Frame 1 (no input): blank canvas, image omitted
Frame 60 (no input): blank canvas, image omitted
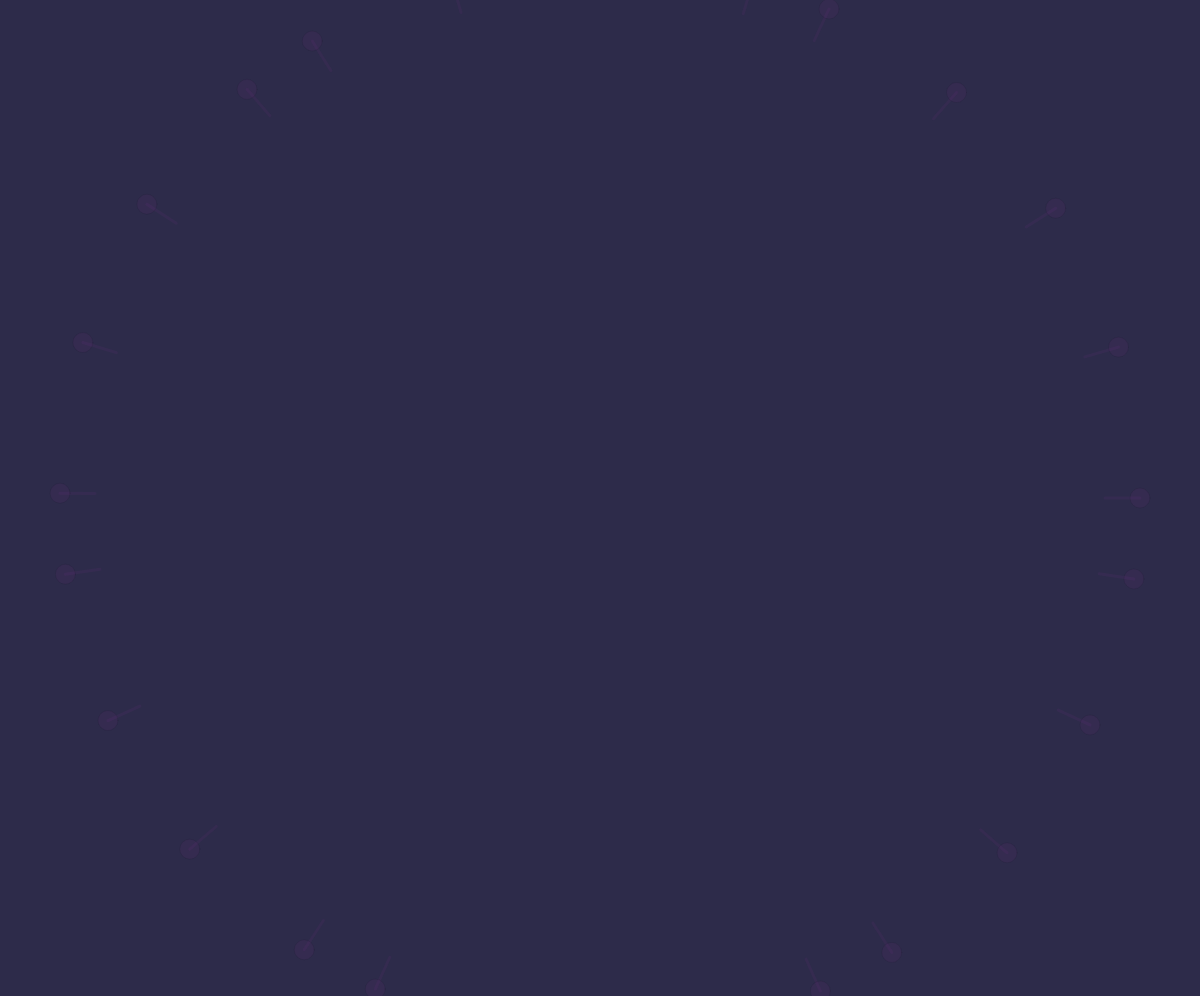
Frame 120 (the mouse pressed at the canvas centre since frame 60)

The p5.js sketch whose frames 1 and 60 were blank and that drew this single picture after the mouse press (run headless with seeded random() and noise() and a simulated clock; from frame 60 on, the mouse is pressed at the canvas centre):

// p5.js sketch
// ── sketch.js

var firework = new Array(15);

var rspeed = 9,tspeed = 4,size = 20,tail = 35;

function setup(){
  createCanvas(windowWidth,windowHeight-4);
  for(let i =0;i<firework.length;i++){
    firework[i] = new fireworks_c();
    firework[i].available = true;
  }
}

function draw(){
  background(45, 43, 74);
  for(let i =0;i<firework.length;i++){
     if(!firework[i].available){
       firework[i].update();
       firework[i].show();
    }
  }
}

function mousePressed(){
  for(let a =0;a<firework.length;a++){
    if(firework[a].available){
      firework[a].centerY = mouseY;
      firework[a].centerX = mouseX;
      firework[a].fstart();
      break;
    }
  }
}

// ── fireworks_c.js
class fireworks_c{

  constructor() {

    var red = 0
    var green = 0;
    var blue = 0;

    var r = 0,t = 255;
    var x,y,centerX,centerY;
    var available = true;
  }

  fstart(){
    this.available = false;
    this.red= random(0,255);
    this.green= random(0,255);
    this.blue= random(0,255);
    this.r = 0;
    this.t = 255;
  }

  update(){
    this.r+= rspeed;
    this.t-= tspeed;
    if(this.t<0){
      this.available = true;
    }else{
      this.available = false;
    }
  }

  show(){
    for(let i =0;i<25;i++){
      this.x = cos(i)*this.r;
      this.y = sin(i)*this.r;
      strokeWeight(3);
      stroke(this.red,this.green,this.blue,this.t);
      line(this.centerX+cos(i)*(this.r-tail),this.centerY+sin(i)*(this.r-tail),this.centerX+this.x,this.centerY+this.y);
      strokeWeight(1);
      stroke(0,0,0,this.t);
      fill(this.red,this.green,this.blue,this.t);
      ellipse(this.centerX+this.x,this.centerY+this.y,size,size);
    }
  }

}
